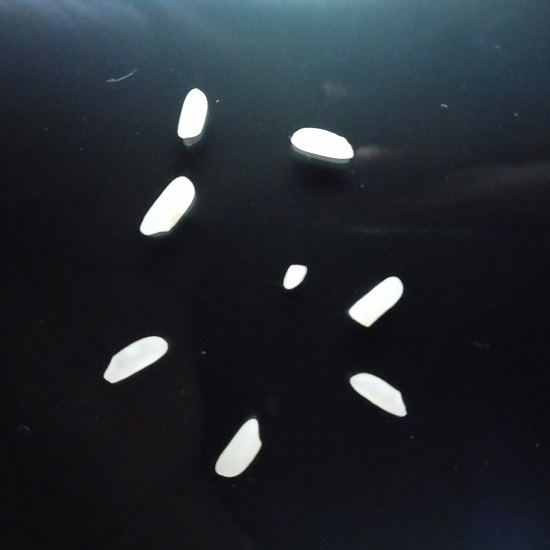
#> input picture 12.jpg, 550 x 550 px
$ python ex2.py
#> lines starting #> are read from the running program, lines starting #| are printed output that depends on the picture; after the words box and inside, x2 and y2 are one past the last pixel; in counts of white or black regions, pixels touching at a corner belong together; long printed decimals are rounded
from scipy.spatial.distance import euclidean
from imutils import perspective
from imutils import contours
import numpy as np
import imutils
import cv2

import math

height=list()
width=list()
Area=list()
Perimeter=list()

# Function to show array of images (intermediate results)
def show_images(images):
	for i, img in enumerate(images):
		cv2.imshow("image_" + str(i), img)
	cv2.waitKey(0)
	cv2.destroyAllWindows()

img_path = "images/example_02.jpg"

# Read image and preprocess
image = cv2.imread('12.jpg')
#> image is the input picture: shape (550, 550, 3); mean B, G, R 48.4, 42.3, 36.5
cv2.imshow('image', image)

gray = cv2.cvtColor(image, cv2.COLOR_BGR2GRAY)
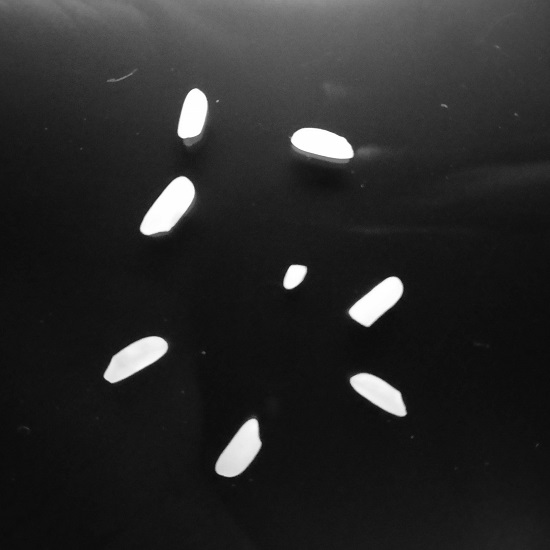
#> gray: shape (550, 550); min 8, max 255, mean 41.2
blur = cv2.GaussianBlur(gray, (9, 9), 0)

edged = cv2.Canny(blur, 50, 100)
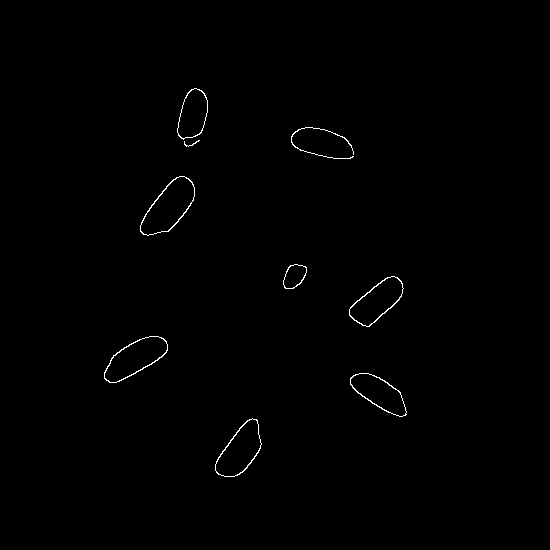
#> edged: shape (550, 550); 0.47% white in thin lines or dots, all inside (x1, y1, x2, y2) = (104, 88, 407, 477)
edged = cv2.dilate(edged, None, iterations=1)
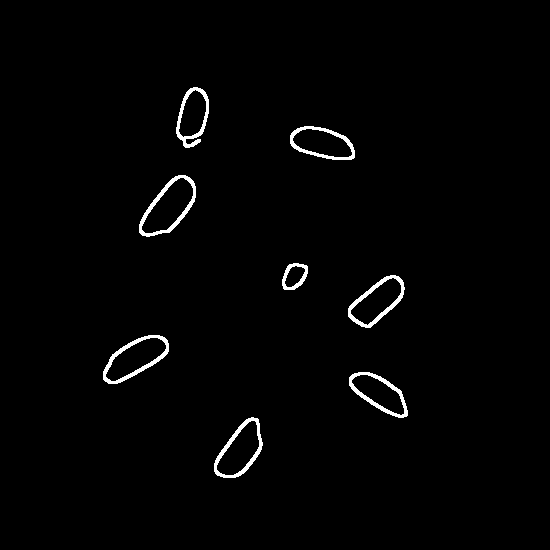
#> edged: shape (550, 550); 1.5% white; 8 white regions, largest, box (x1, y1, x2, y2) and area: (139, 175, 196, 237) 666, (103, 335, 169, 384) 648, (348, 275, 405, 328) 615
edged = cv2.erode(edged, None, iterations=1)

#show_images([blur, edged])

# Find contours
cnts = cv2.findContours(edged.copy(), cv2.RETR_EXTERNAL, cv2.CHAIN_APPROX_SIMPLE)
#> cnts = 8 contours; box (x1, y1, x2, y2) and area: (140, 176, 195, 236) 1814, (104, 336, 168, 383) 1624, (215, 418, 262, 477) 1558, (349, 276, 404, 327) 1464, (291, 127, 354, 159) 1359, (350, 373, 407, 417) 1310, (177, 88, 208, 147) 1110, (283, 264, 307, 289) 401
cnts = imutils.grab_contours(cnts)

# Sort contours from left to right as leftmost contour is reference object
(cnts, _) = contours.sort_contours(cnts)

# Remove contours which are not large enough
cnts = [x for x in cnts if cv2.contourArea(x) > 100]

#cv2.drawContours(image, cnts, -1, (0,255,0), 3)

#show_images([image, edged])
#print(len(cnts))

# Reference object dimensions
# Here for reference I have used a 2cm x 2cm square
ref_object = cnts[0]
#> ref_object = contour of 95 points, box (x1, y1, x2, y2) (104, 336, 168, 383), area 1624
box = cv2.minAreaRect(ref_object)
#> box = ((133.9, 357.5), (72.18, 28.22), -29.36)
box = cv2.boxPoints(box)
#> box = [[109.3, 387.4], [95.48, 362.9], [158.4, 327.5], [172.2, 352.1]]
box = np.array(box, dtype="int")
#> box = [[109, 387], [95, 362], [158, 327], [172, 352]]
box = perspective.order_points(box)
#> box = [[95, 362], [158, 327], [172, 352], [109, 387]]
(tl, tr, br, bl) = box
#> tl = [95, 362]; tr = [158, 327]; br = [172, 352]; bl = [109, 387]
dist_in_pixel = euclidean(tl, tr)
#> dist_in_pixel = 72.07
dist_in_cm = 0.77
pixel_per_cm = dist_in_pixel/dist_in_cm
#> pixel_per_cm = 93.6

# Draw remaining contours
for cnt in cnts:
	box = cv2.minAreaRect(cnt)
	box = cv2.boxPoints(box)
	box = np.array(box, dtype="int")
	box = perspective.order_points(box)
	(tl, tr, br, bl) = box
	cv2.drawContours(image, [box.astype("int")], -1, (0, 0, 255), 2)
	mid_pt_horizontal = (tl[0] + int(abs(tr[0] - tl[0])/2), tl[1] + int(abs(tr[1] - tl[1])/2))
	mid_pt_verticle = (tr[0] + int(abs(tr[0] - br[0])/2), tr[1] + int(abs(tr[1] - br[1])/2))
	wid = euclidean(tl, tr)/pixel_per_cm
	ht = euclidean(tr, br)/pixel_per_cm
	perimeter=cv2.arcLength(cnt,True)/pixel_per_cm
	area=cv2.contourArea(cnt)/(pixel_per_cm*pixel_per_cm)
	height.append(ht)
	width.append(wid)
	Area.append(area)
	Perimeter.append(perimeter)
	cv2.putText(image, "{:.1f}cm".format(wid), (int(mid_pt_horizontal[0] - 15), int(mid_pt_horizontal[1] - 10)), cv2.FONT_HERSHEY_SIMPLEX, 0.5, (255, 255, 0), 2)
	cv2.putText(image, "{:.1f}cm".format(ht), (int(mid_pt_verticle[0] + 10), int(mid_pt_verticle[1])), cv2.FONT_HERSHEY_SIMPLEX, 0.5, (255, 255, 0), 2)
#> this loop made 8 passes
#> (tl, tr, br, bl, mid_pt_horizontal, mid_pt_verticle, wid, ht) on passes 1 to 8: ([95, 362], [158, 327], [172, 352], [109, 387], (126, 379), (165, 339), 0.77, 0.306), ([133, 226], [178, 170], [203, 189], [158, 246], (155, 254), (190, 179), 0.768, 0.335), ([186, 85], [212, 91], [197, 148], [172, 142], (199, 88), (219, 119), 0.285, 0.63), ([209, 467], [249, 414], [273, 432], [233, 485], (229, 493), (261, 423), 0.709, 0.321), ([289, 260], [307, 266], [299, 292], [280, 286], (298, 263), (311, 279), 0.203, 0.291), ([294, 122], [357, 136], [351, 162], [288, 148], (325, 129), (360, 149), 0.69, 0.285), ([345, 310], [391, 269], [409, 290], [363, 331], (368, 330), (400, 279), 0.658, 0.296), ([360, 363], [414, 401], [399, 422], [345, 384], (387, 382), (421, 411), 0.705, 0.276)
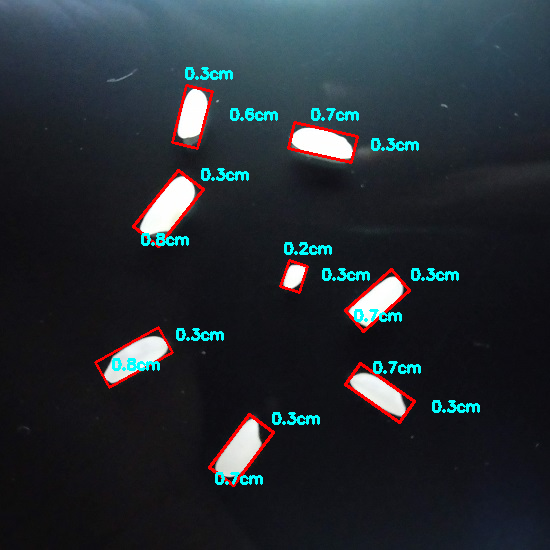
#> image: shape (550, 550, 3); 3.05% of pixels changed, all inside (x1, y1, x2, y2) = (94, 67, 480, 487)
#> after the loop, Area = [0.185, 0.207, 0.127, 0.178, 0.0458, 0.155, 0.167, 0.149]; Perimeter = [1.9, 1.93, 1.96, 1.8, 0.854, 1.71, 1.72, 1.72]; height = [0.306, 0.335, 0.63, 0.321, 0.291, 0.285, 0.296, 0.276]; width = [0.77, 0.768, 0.285, 0.709, 0.203, 0.69, 0.658, 0.705]

cv2.imshow('image',image)
ar=[width[i]/height[i] for i in range(len(height))]#aspect ratio
#> ar = [2.52, 2.29, 0.453, 2.21, 0.697, 2.42, 2.23, 2.56]
area2=[width[i]*height[i] for i in range(len(height))]#calculated area
#> area2 = [0.236, 0.258, 0.18, 0.227, 0.0589, 0.197, 0.195, 0.195]
roughness=[(Perimeter[i]*Perimeter[i])/(4*3.14*Area[i]) for i in range(len(Perimeter))]
#> roughness = [1.55, 1.43, 2.41, 1.45, 1.27, 1.5, 1.4, 1.58]
metric=[1/roughness[i] for i in range(len(roughness))]
#> metric = [0.647, 0.701, 0.415, 0.692, 0.788, 0.665, 0.714, 0.634]
solidity = [Area[i]/area2[i] for i in range(len(Area))]
#> solidity = [0.787, 0.804, 0.706, 0.782, 0.777, 0.789, 0.859, 0.768]
#eccentricity=[math.sqrt(1-((height[i]*height[i])/(width[i]*width[i]))) for i in range(len(height))]
print("Height: ",height)
#| Height:  [0.3061, 0.3355, 0.6297, 0.3205, 0.2906, 0.2851, 0.2955, 0.2757]
print("Width: ",width)
#| Width:  [0.77, 0.7676, 0.2851, 0.7094, 0.2027, 0.6895, 0.6584, 0.7055]
print("Aspect Ratio: ", ar)
#| Aspect Ratio:  [2.515, 2.288, 0.4527, 2.213, 0.6975, 2.419, 2.228, 2.559]
print("Area: ",Area)
#| Area:  [0.1854, 0.2071, 0.1267, 0.1778, 0.04577, 0.1551, 0.1672, 0.1495]
print("Area2: ",area2)
#| Area2:  [0.2357, 0.2575, 0.1795, 0.2274, 0.05892, 0.1966, 0.1945, 0.1945]
print("Perimeter: ",Perimeter)
#| Perimeter:  [1.897, 1.926, 1.957, 1.797, 0.8541, 1.712, 1.715, 1.721]
print("Roughness: ",roughness)
#| Roughness:  [1.546, 1.427, 2.407, 1.445, 1.269, 1.504, 1.401, 1.578]
print("Metric: ",metric)
#| Metric:  [0.647, 0.7008, 0.4154, 0.692, 0.7881, 0.6649, 0.7136, 0.6338]
print("Solidity: ", solidity)
#| Solidity:  [0.7867, 0.8041, 0.7058, 0.7821, 0.7769, 0.7892, 0.8593, 0.7685]
#print("Eccentricity: ", eccentricity)

$ run again, with 10.jpg copied over 12.jpg
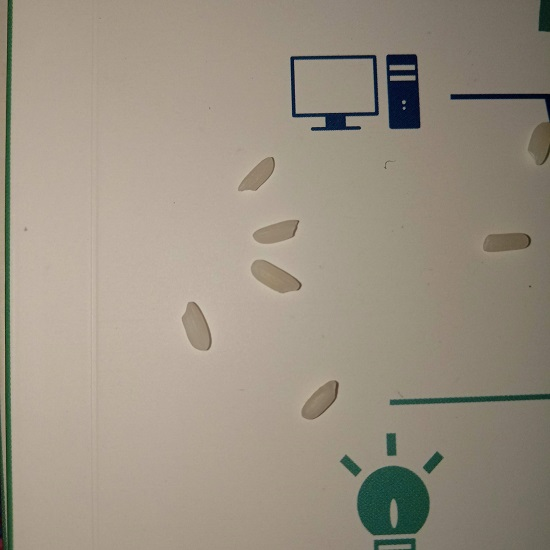
#> input picture 10.jpg, 550 x 550 px
#> image is the input picture: shape (550, 550, 3); mean B, G, R 131, 145.5, 154.9
#> `edged = cv2.dilate(edged, None, iterations=1)`:
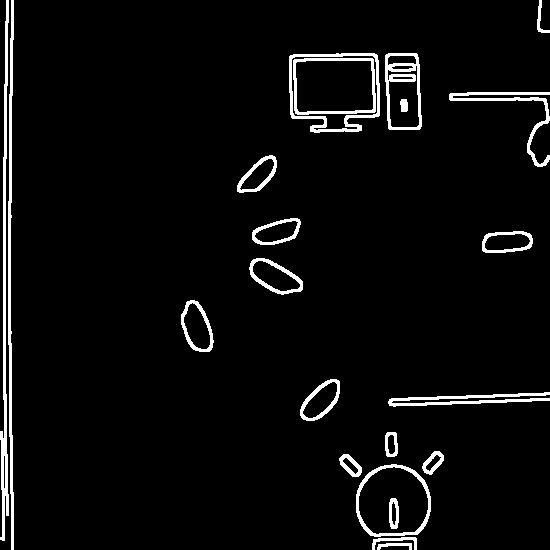
#> edged: shape (550, 550); 4.4% white; 22 white regions, largest, box (x1, y1, x2, y2) and area: (0, 0, 9, 541) 1904, (8, 0, 14, 550) 1668, (289, 53, 380, 133) 1155
#> `cnts = cv2.findContours(edged.copy(), cv2.RETR_EXTERNAL, cv2.CHAIN_APP..`: cnts = 19 contours, 6 with area under 20; largest, box (x1, y1, x2, y2) and area: (290, 54, 379, 132) 5780, (357, 465, 430, 536) 4120, (386, 54, 421, 129) 2304, (250, 259, 302, 294) 1026, (182, 301, 213, 351) 988
#> `cnts = [x for x in cnts if cv2.contourArea(x) > 100]`: cnts = 12 contours; largest, box (x1, y1, x2, y2) and area: (290, 54, 379, 132) 5780, (357, 465, 430, 536) 4120, (386, 54, 421, 129) 2304, (250, 259, 302, 294) 1026, (182, 301, 213, 351) 988
#> ref_object = contour of 42 points, box (x1, y1, x2, y2) (0, 0, 8, 540), area 211
#> `box = cv2.minAreaRect(ref_object)`: box = ((3.5, 269.5), (539, 7), -90)
#> `box = cv2.boxPoints(box)`: box = [[7, 539], [-1.65e-14, 539], [0, 0], [7, 0]]
#> `box = np.array(box, dtype="int")`: box = [[7, 539], [0, 539], [0, 0], [7, 0]]
#> `box = perspective.order_points(box)`: box = [[0, 0], [7, 0], [7, 539], [0, 539]]
#> `(tl, tr, br, bl) = box`: tl = [0, 0]; tr = [7, 0]; br = [7, 539]; bl = [0, 539]
#> dist_in_pixel = 7
#> pixel_per_cm = 9.09
#> the loop `for cnt in cnts:` made 12 passes
#> (tl, tr, br, bl, mid_pt_horizontal, mid_pt_verticle, wid, ht) on passes 5, 8, 10: ([289, 55], [377, 53], [379, 129], [290, 131], (333, 56), (378, 91), 9.68, 8.36), ([355, 466], [427, 463], [430, 532], [358, 535], (391, 467), (428, 497), 7.93, 7.6), ([384, 54], [417, 52], [420, 127], [387, 129], (400, 55), (418, 89), 3.64, 8.26)
#> after the loop `for cnt in cnts:`:
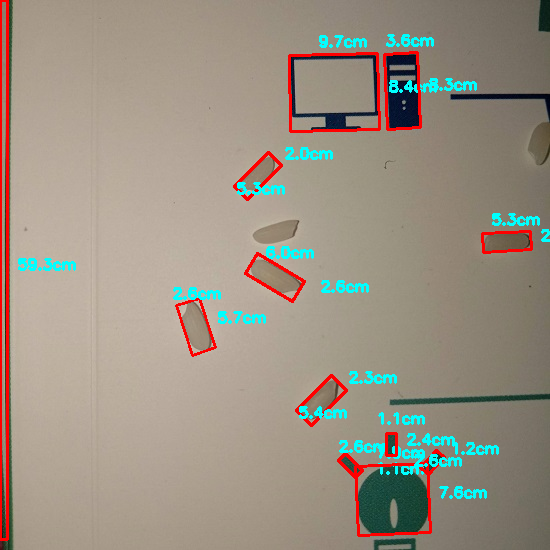
#> image: shape (550, 550, 3); 4.86% of pixels changed, all inside (x1, y1, x2, y2) = (0, 0, 550, 541)
#> after the loop `for cnt in cnts:`: Area = [2.55, 11.95, 8.44, 12.42, 69.94, 10.4, 2.6, 49.86, 2.37, 27.88, 2.52, 9.21]; Perimeter = [126.4, 14.67, 12.68, 15.28, 41.19, 13.43, 6.67, 26.54, 6.52, 22.92, 6.74, 13.39]; height = [59.29, 5.67, 2.02, 2.57, 8.36, 2.33, 1.09, 7.6, 2.42, 8.26, 1.17, 1.98]; width = [0.77, 2.64, 5.29, 6.02, 9.68, 5.44, 2.64, 7.93, 1.1, 3.64, 2.57, 5.28]
#> ar = [0.013, 0.466, 2.62, 2.35, 1.16, 2.33, 2.43, 1.04, 0.455, 0.44, 2.2, 2.66]
#> area2 = [45.65, 14.99, 10.7, 15.44, 80.97, 12.7, 2.88, 60.22, 2.66, 30.03, 3, 10.48]
#> roughness = [498.6, 1.43, 1.52, 1.5, 1.93, 1.38, 1.37, 1.12, 1.43, 1.5, 1.44, 1.55]
#> metric = [0.00201, 0.697, 0.659, 0.668, 0.518, 0.724, 0.732, 0.889, 0.7, 0.667, 0.696, 0.646]
#> solidity = [0.0559, 0.797, 0.789, 0.804, 0.864, 0.819, 0.901, 0.828, 0.891, 0.929, 0.838, 0.879]
#| Height:  [59.290, 5.670, 2.022, 2.566, 8.363, 2.333, 1.089, 7.597, 2.420, 8.257, 1.169, 1.983]
#| Width:  [0.77, 2.645, 5.289, 6.018, 9.683, 5.445, 2.645, 7.927, 1.1, 3.637, 2.568, 5.285]
#| Aspect Ratio:  [0.01299, 0.4664, 2.615, 2.346, 1.158, 2.333, 2.429, 1.043, 0.4545, 0.4405, 2.196, 2.665]
#| Area:  [2.553, 11.955, 8.440, 12.421, 69.938, 10.400, 2.595, 49.858, 2.372, 27.884, 2.517, 9.214]
#| Area2:  [45.653, 14.995, 10.696, 15.440, 80.974, 12.705, 2.880, 60.222, 2.662, 30.026, 3.003, 10.480]
#| Perimeter:  [126.440, 14.674, 12.683, 15.285, 41.187, 13.434, 6.674, 26.536, 6.525, 22.922, 6.738, 13.387]
#| Roughness:  [498.554, 1.434, 1.517, 1.498, 1.931, 1.382, 1.366, 1.124, 1.429, 1.500, 1.436, 1.548]
#| Metric:  [0.002006, 0.6974, 0.659, 0.6677, 0.5178, 0.7238, 0.732, 0.8893, 0.6997, 0.6666, 0.6963, 0.6458]
#| Solidity:  [0.05592, 0.7973, 0.789, 0.8045, 0.8637, 0.8186, 0.9013, 0.8279, 0.8909, 0.9287, 0.8382, 0.8792]
